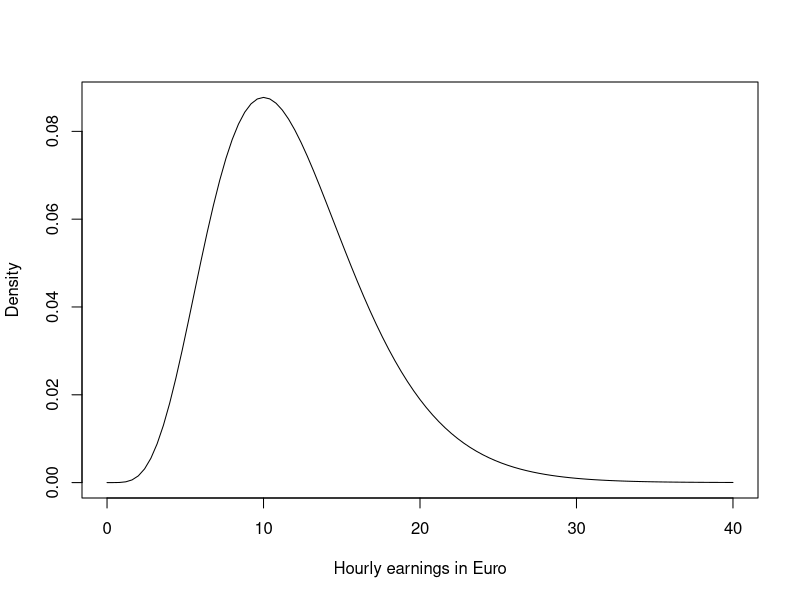
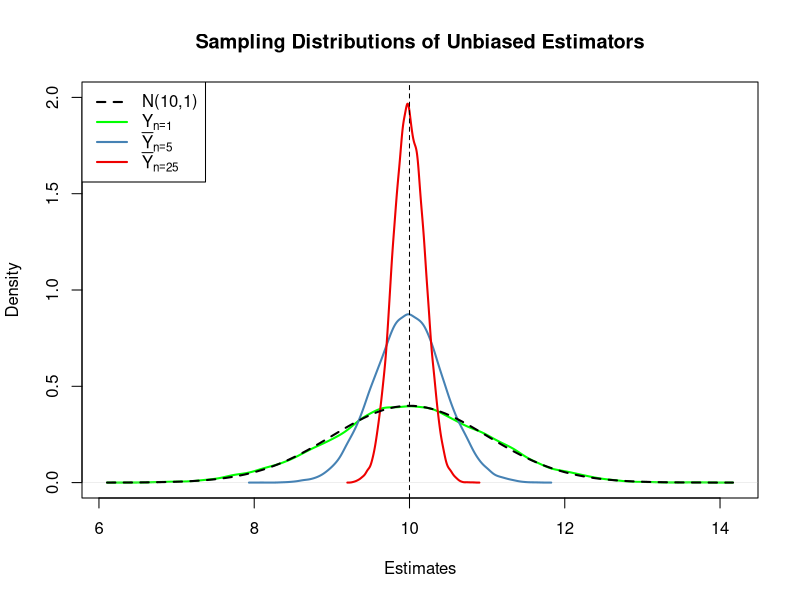
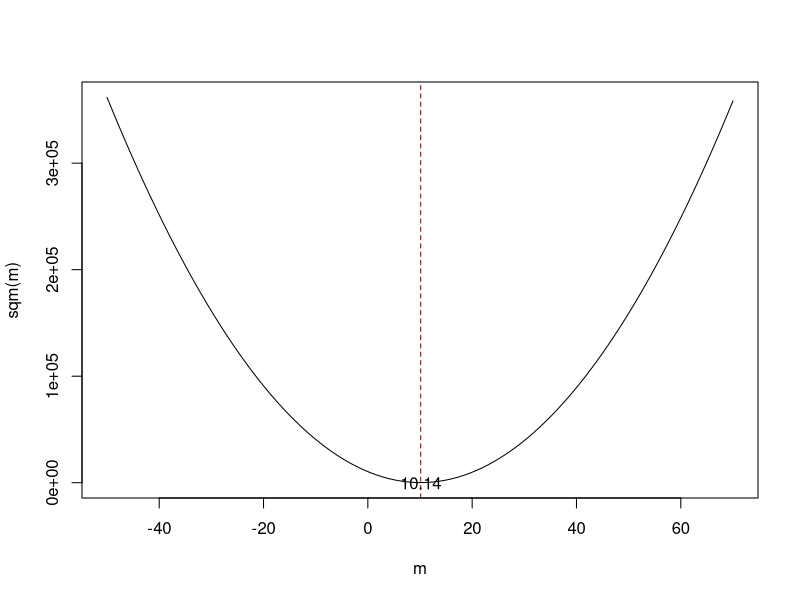
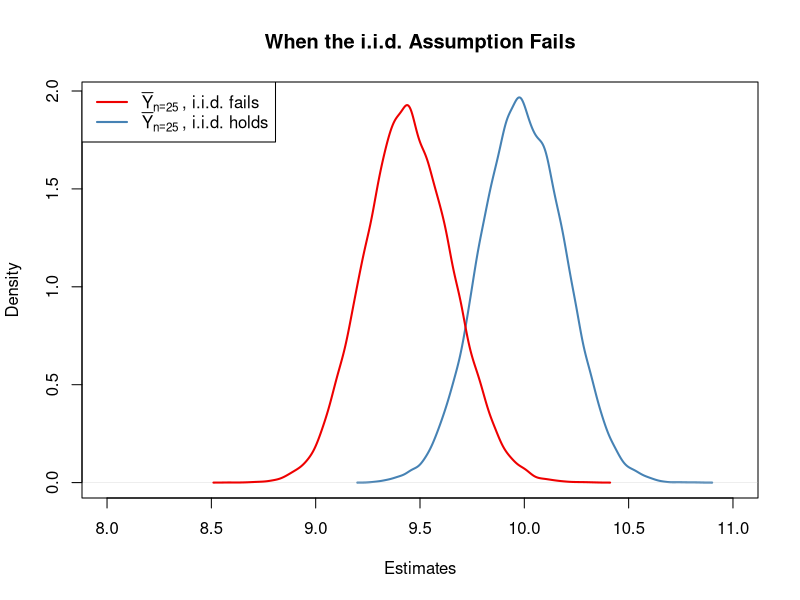
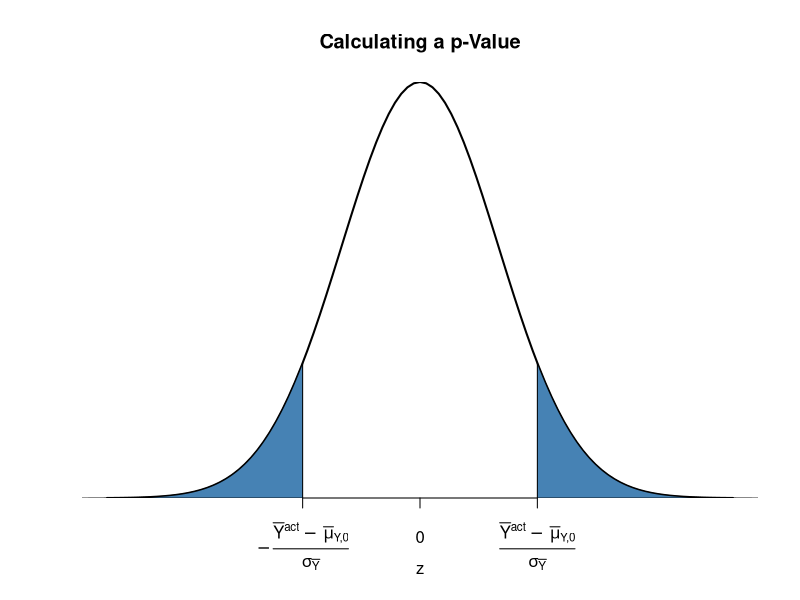
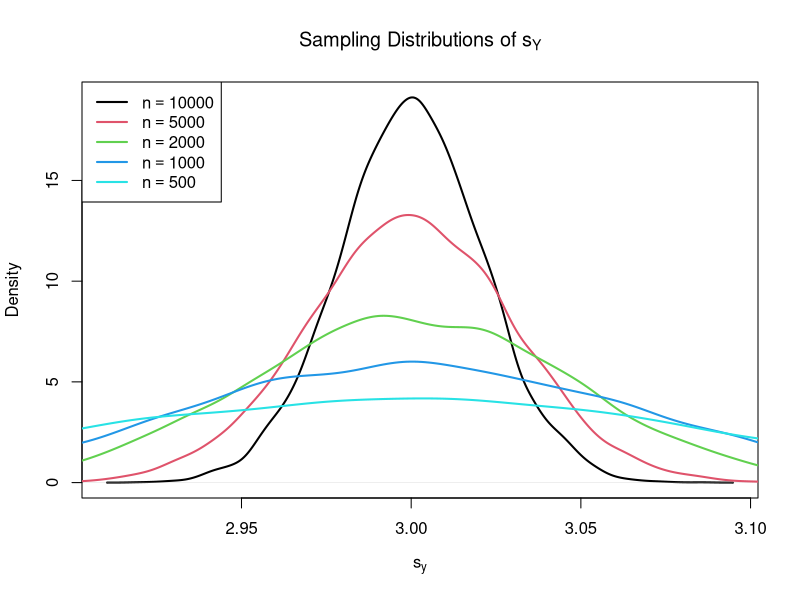
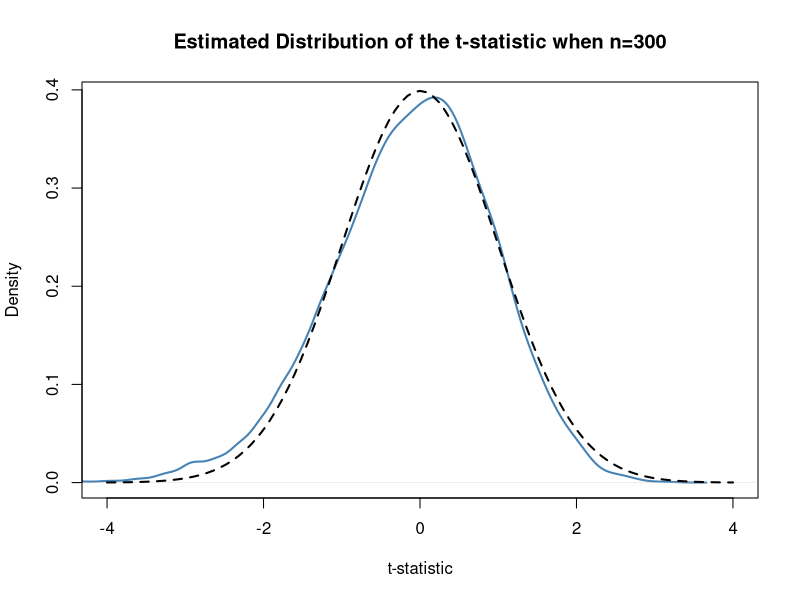
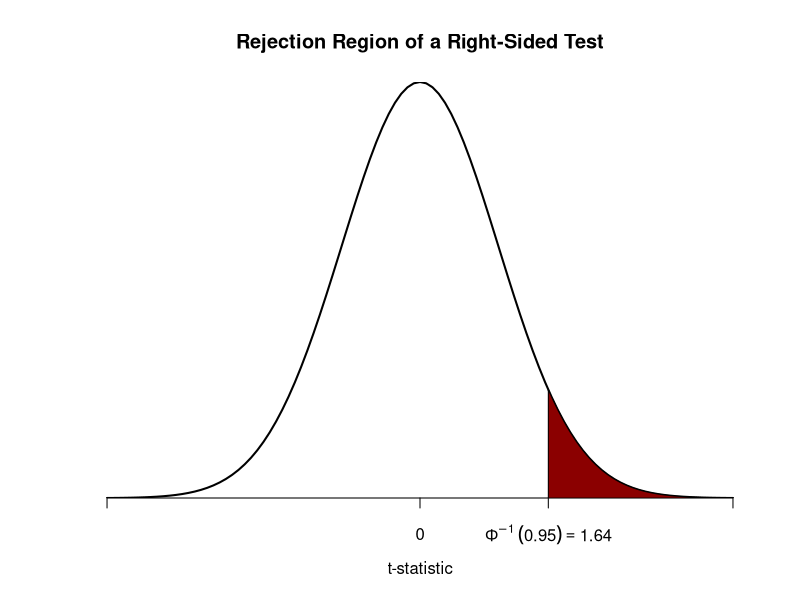

These figures' R source, in order: (Note: this script raises an error after producing the figures.)
## ---- chunk 1
cat('
<div class = "keyconcept" id="KC3.1">
<h3 class = "right"> Key Concept 3.1 </h3>          
<h3 class = "left"> Estimators and Estimates </h3>

*Estimators* are functions of sample data drawn from an unknown population. *Estimates* are numeric values computed by estimators based on the sample data. Estimators are random variables because they are functions of *random* data. Estimates are nonrandom numbers.

</div>
')
## ---- chunk 2
cat('\\begin{keyconcepts}[Estimators and Estimates]{3.1}
\\textit{Estimators} are functions of sample data that are drawn randomly from an unknown population. \\textit{Estimates} are numeric values computed by estimators based on the sample data. Estimators are random variables because they are functions of \\textit{random} data. Estimates are nonrandom numbers.
\\end{keyconcepts}')
## ---- chunk 3
# plot the chi_12^2 distribution
curve(dchisq(x, df=12), 
      from = 0, 
      to = 40, 
      ylab = "Density", 
      xlab = "Hourly earnings in Euro")
## ---- chunk 4
# set seed for reproducibility
set.seed(1)

# sample from the chi_12^2 distribution, use only the first observation
rsamp <- rchisq(n = 100, df = 12)
rsamp[1]
## ---- chunk 5
cat('
<div class = "keyconcept" id="KC3.2">
<h3 class = "right"> Key Concept 3.2 </h3>          
<h3 class = "left"> Bias, Consistency and Efficiency </h3>

Desirable characteristics of an estimator include unbiasedness, consistency and efficiency.

**Unbiasedness:**  
If the mean of the sampling distribution of some estimator $\\hat\\mu_Y$ for the population mean $\\mu_Y$ equals $\\mu_Y$,
$$ E(\\hat\\mu_Y) = \\mu_Y, $$
the estimator is unbiased for $\\mu_Y$. The *bias* of $\\hat\\mu_Y$ then is $0$:

$$ E(\\hat\\mu_Y) - \\mu_Y = 0. $$

**Consistency:**

We want the uncertainty of the estimator $\\mu_Y$ to decrease as the number of observations in the sample grows. More precisely, we want the probability that the estimate $\\hat\\mu_Y$ falls within a small interval around the true value $\\mu_Y$ to get increasingly closer to $1$ as $n$ grows. We write this as

$$ \\hat\\mu_Y \\xrightarrow{p} \\mu_Y  $$

**Variance and efficiency:**

We want the estimator to be efficient. Suppose we have two estimators, $\\hat\\mu_Y$ and $\\overset{\\sim}{\\mu}_Y$ and for some given sample size $n$ it holds that

$$ E(\\hat\\mu_Y) = E(\\overset{\\sim}{\\mu}_Y) = \\mu_Y,$$
but
$$\\text{Var}(\\hat\\mu_Y) < \\text{Var}(\\overset{\\sim}{\\mu}_Y).$$

We then prefer to use $\\hat\\mu_Y$ as it has a lower variance than $\\overset{\\sim}{\\mu}_Y$, meaning that $\\hat\\mu_Y$ is more *efficient* in using the information provided by the observations in the sample.

</div>
')
## ---- chunk 6
cat('\\begin{keyconcepts}[Bias\\comma Consistency and Efficiency]{3.2}
Desirable characteristics of an estimator include unbiasedness, consistency and efficiency.\\newline

\\textbf{Unbiasedness:}

If the mean of the sampling distribution of some estimator $\\hat\\mu_Y$ for the population mean $\\mu_Y$ equals $\\mu_Y$,
$$ E(\\hat\\mu_Y) = \\mu_Ym, $$
the estimator is unbiased for $\\mu_Y$. The \\textit{bias} of $\\hat\\mu_Y$ then is $0$:

$$ E(\\hat\\mu_Y) - \\mu_Y = 0.$$

\\textbf{Consistency:}

We want the uncertainty of the estimator $\\mu_Y$ to decrease as the number of observations in the sample grows. More precisely, we want the probability that the estimate $\\hat\\mu_Y$ falls within a small interval around the true value $\\mu_Y$ to get increasingly closer to $1$ as $n$ grows. We write this as

$$ \\hat\\mu_Y \\xrightarrow{p} \\mu_Y. $$

\\textbf{Variance and efficiency:}

We want the estimator to be efficient. Suppose we have two estimators, $\\hat\\mu_Y$ and $\\overset{\\sim}{\\mu}_Y$ and for some given sample size $n$ it holds that

$$ E(\\hat\\mu_Y) = E(\\overset{\\sim}{\\mu}_Y) = \\mu_Y ,$$
but
$$\\text{Var}(\\hat\\mu_Y) < \\text{Var}(\\overset{\\sim}{\\mu}_Y).$$

We then prefer to use $\\hat\\mu_Y$ as it has a lower variance than $\\overset{\\sim}{\\mu}_Y$, meaning that $\\hat\\mu_Y$ is more \\textit{efficient} in using the information provided by the observations in the sample.
\\end{keyconcepts}')
## ---- chunk 7
# generate a fictious population
pop <- rnorm(10000, 10, 1)

# sample from the population and estimate the mean
est1 <- replicate(expr = mean(sample(x = pop, size = 5)), n = 25000)

est2 <- replicate(expr = mean(sample(x = pop, size = 25)), n = 25000)

fo <- replicate(expr = sample(x = pop, size = 5)[1], n = 25000)
## ---- chunk 8
# check if object type is vector
is.vector(est1)
is.vector(est2)

# check length
length(est1)
length(est2)
## ---- chunk 9
# plot density estimate Y_1
plot(density(fo), 
      col = "green", 
      lwd = 2,
      ylim = c(0, 2),
      xlab = "Estimates",
      main = "Sampling Distributions of Unbiased Estimators")

# add density estimate for the distribution of the sample mean with n=5 to the plot
lines(density(est1), 
     col = "steelblue", 
     lwd = 2, 
     bty = "l")

# add density estimate for the distribution of the sample mean with n=25 to the plot
lines(density(est2), 
      col = "red2", 
      lwd = 2)

# add a vertical line at the true parameter
abline(v = 10, lty = 2)

# add N(10,1) density to the plot
curve(dnorm(x, mean = 10), 
     lwd = 2,
     lty = 2,
     add = T)

# add a legend
legend("topleft",
       legend = c("N(10,1)",
                  expression(Y[n == 1]),
                  expression(bar(Y)[n == 5]),
                  expression(bar(Y)[n == 25])
                  ), 
       lty = c(2, 1, 1, 1), 
       col = c("black","green", "steelblue", "red2"),
       lwd = 2)
## ---- chunk 10
# define the function and vectorize it
sqm <- function(m) {
 sum((y-m)^2)
}
sqm <- Vectorize(sqm)

# draw random sample and compute the mean
y <- rnorm(100, 10, 1)
mean(y)
## ---- chunk 11
# plot the objective function
curve(sqm(x), 
      from = -50, 
      to = 70,
      xlab = "m",
      ylab = "sqm(m)")

# add vertical line at mean(y)
abline(v = mean(y), 
       lty = 2, 
       col = "darkred")

# add annotation at mean(y)
text(x = mean(y), 
     y = 0, 
     labels = paste(round(mean(y), 2)))
## ---- chunk 12
# compute the population mean of pop
mean(pop)
## ---- chunk 13
# simulate outcomes for the sample mean when the i.i.d. assumption fails
est3 <-  replicate(n = 25000, 
                   expr = mean(sample(x = sort(pop), 
                                      size = 25, 
                                      prob = c(rep(4, 2500), rep(1, 7500)))))

# compute the sample mean of the outcomes
mean(est3)
## ---- chunk 14
# sampling distribution of sample mean, i.i.d. holds, n=25
plot(density(est2), 
      col = "steelblue",
      lwd = 2,
      xlim = c(8, 11),
      xlab = "Estimates",
      main = "When the i.i.d. Assumption Fails")

# sampling distribution of sample mean, i.i.d. fails, n=25
lines(density(est3),
      col = "red2",
      lwd = 2)

# add a legend
legend("topleft",
       legend = c(expression(bar(Y)[n == 25]~", i.i.d. fails"),
                  expression(bar(Y)[n == 25]~", i.i.d. holds")
                  ), 
       lty = c(1, 1), 
       col = c("red2", "steelblue"),
       lwd = 2)
## ---- chunk 15
# plot the standard normal density on the interval [-4,4]
curve(dnorm(x),
      xlim = c(-4, 4),
      main = "Calculating a p-Value",
      yaxs = "i",
      xlab = "z",
      ylab = "",
      lwd = 2,
      axes = "F")

# add x-axis
axis(1, 
     at = c(-1.5, 0, 1.5), 
     padj = 0.75,
     labels = c(expression(-frac(bar(Y)^"act"~-~bar(mu)["Y,0"], sigma[bar(Y)])),
                0,
                expression(frac(bar(Y)^"act"~-~bar(mu)["Y,0"], sigma[bar(Y)]))))

# shade p-value/2 region in left tail
polygon(x = c(-6, seq(-6, -1.5, 0.01), -1.5),
        y = c(0, dnorm(seq(-6, -1.5, 0.01)),0), 
        col = "steelblue")

# shade p-value/2 region in right tail
polygon(x = c(1.5, seq(1.5, 6, 0.01), 6),
        y = c(0, dnorm(seq(1.5, 6, 0.01)), 0), 
        col = "steelblue")
## ---- chunk 16
# vector of sample sizes
n <- c(10000, 5000, 2000, 1000, 500)

# sample observations, estimate using 'sd()' and plot the estimated distributions
sq_y <- replicate(n = 10000, expr = sd(rnorm(n[1], 10, 3)))
plot(density(sq_y),
     main = expression("Sampling Distributions of" ~ s[Y]),
     xlab = expression(s[y]),
     lwd = 2)

for (i in 2:length(n)) {
  sq_y <- replicate(n = 10000, expr = sd(rnorm(n[i], 10, 3)))
  lines(density(sq_y), 
        col = i, 
        lwd = 2)
}

# add a legend
legend("topleft",
       legend = c(expression(n == 10000),
                  expression(n == 5000),
                  expression(n == 2000),
                  expression(n == 1000),
                  expression(n == 500)), 
       col = 1:5,
       lwd = 2)
## ---- chunk 17
cat('
<div class = "keyconcept" id="KC3.4">
<h3 class = "right"> Key Concept 3.4 </h3>          
<h3 class = "left"> The Standard Error of $\\overline{Y}$ </h3>

Take an i.i.d. sample $Y_1, \\dots, Y_n$. The mean of $Y$ is consistently estimated by $\\overline{Y}$, the sample mean of the $Y_i$. Since $\\overline{Y}$ is a random variable, it has a sampling distribution with variance $\\frac{\\sigma_Y^2}{n}$.

The standard error of $\\overline{Y}$, denoted $SE(\\overline{Y})$ is an estimator of the standard deviation of $\\overline{Y}$:

$$ SE(\\overline{Y}) = \\hat\\sigma_{\\overline{Y}} = \\frac{s_Y}{\\sqrt{n}}. $$

The caret (^) over $\\sigma$ indicates that $\\hat\\sigma_{\\overline{Y}}$ is an estimator for $\\sigma_{\\overline{Y}}$. 
</div>
')
## ---- chunk 18
cat('\\begin{keyconcepts}[The Standard Error of $\\overline{Y}$]{3.4}
Take an i.i.d. sample $Y_1, \\dots, Y_n$. The mean of $Y$ is consistently estimated by $\\overline{Y}$, the sample mean of the $Y_i$. Since $\\overline{Y}$ is a random variable, it has a sampling distribution with variance $\\frac{\\sigma_Y^2}{n}$.

The standard error of $\\overline{Y}$, denoted $SE(\\overline{Y})$ is an estimator of the standard deviation of $\\overline{Y}$:

$$ SE(\\overline{Y}) = \\hat\\sigma_{\\overline{Y}} = \\frac{s_Y}{\\sqrt{n}}. $$

The caret (\\string^) over $\\sigma$ indicates that $\\hat\\sigma_{\\overline{Y}}$ is an estimator for $\\sigma_{\\overline{Y}}$. 
\\end{keyconcepts}
')
## ---- chunk 19
# draw 10000 samples of size 100 and estimate the mean of Y and
# estimate the standard error of the sample mean

mean_estimates <- numeric(10000)
se_estimates <- numeric(10000)

for (i in 1:10000) {
  
  s <- sample(0:1, 
              size = 100,  
              prob = c(0.9, 0.1),
              replace = T)
  
  mean_estimates[i] <- mean(s)
  se_estimates[i] <- sqrt(mean(s) * (1 - mean(s)) / 100)

}

mean(mean_estimates)
mean(se_estimates)
## ---- chunk 20
# sample and estimate, compute standard error
samplemean_act <- mean(
  sample(0:1, 
         prob = c(0.9, 0.1), 
         replace = T, 
         size = 100))

SE_samplemean <- sqrt(samplemean_act * (1 - samplemean_act) / 100)

# null hypothesis
mean_h0 <- 0.1

# compute the p-value
pvalue <- 2 * pnorm(- abs(samplemean_act - mean_h0) / SE_samplemean)
pvalue
## ---- chunk 21
# compute a t-statistic for the sample mean
tstatistic <- (samplemean_act - mean_h0) / SE_samplemean
tstatistic
## ---- chunk 22
# prepare empty vector for t-statistics
tstatistics <- numeric(10000)

# set sample size
n <- 300

# simulate 10000 t-statistics
for (i in 1:10000) {
  
  s <- sample(0:1, 
              size = n,  
              prob = c(0.9, 0.1),
              replace = T)
  
  tstatistics[i] <- (mean(s)-0.1)/sqrt(var(s)/n)
  
}
## ---- chunk 23
# plot density and compare to N(0,1) density
plot(density(tstatistics),
     xlab = "t-statistic",
     main = "Estimated Distribution of the t-statistic when n=300",
     lwd = 2,
     xlim = c(-4, 4),
     col = "steelblue")

# N(0,1) density (dashed)
curve(dnorm(x), 
      add = T, 
      lty = 2, 
      lwd = 2)
## ---- chunk 24
cat('
<div class = "keyconcept" id="KC3.5">
<h3 class = "right"> Key Concept 3.5 </h3>          
<h3 class = "left"> The Terminology of Hypothesis Testing </h3>

In hypothesis testing, two types of mistakes are possible:

1. The null hypothesis *is* rejected although it is true (type-I-error)  

2. The null hypothesis *is not* rejected although it is false (type-II-error) 

The **significance level** of the test is the probability to commit a type-I-error we are willing to accept in advance. E.g., using a prespecified significance level of $0.05$, we reject the null hypothesis if and only if the $p$-value is less than $0.05$. The significance level is chosen before the test is conducted.

An equivalent procedure is to reject the null hypothesis if the observed test statistic is, in absolute value terms, larger than the **critical value** of the test statistic. The critical value is determined by the significance level chosen and defines two disjoint sets of values which are called **acceptance region** and **rejection region**. The acceptance region contains all values of the test statistic for which the test does not reject while the rejection region contains all the values for which the test does reject.

The **$p$-value** is the probability that, in repeated sampling under the same conditions a test statistic is observed that provides just as much evidence against the null hypothesis as the test statistic actually observed.

The actual probability that the test rejects the true null hypothesis is called the **size of the test**. In an ideal setting, the size does equal the significance level.

The probability that the test correctly rejects a false null hypothesis is called **power**. 

</div>
')
## ---- chunk 25
cat('\\begin{keyconcepts}[The Terminology of Hypothesis Testing]{3.5}
In hypothesis testing, two types of mistakes are possible:\\newline

\\begin{enumerate}
\\item The null hypothesis \\textit{is} rejected although it is true (type-I-error)  
\\item The null hypothesis \\textit{is not} rejected although it is false (type-II-error) 
\\end{enumerate}\\vspace{0.5cm}

The \\textit{significance level} of the test is the probability to commit a type-I-error we are willing to accept in advance. E.g., using a prespecified significance level of $0.05$, we reject the null hypothesis if and only if the $p$-value is less than $0.05$. The significance level is chosen before the test is conducted.\\newline

An equivalent procedure is to reject the null hypothesis if the observed test statistic is, in absolute value terms, larger than the \\textit{critical value} of the test statistic. The critical value is determined by the significance level chosen and defines two disjoint sets of values which are called \\textit{acceptance region} and \\textit{rejection region}. The acceptance region contains all values of the test statistic for which the test does not reject while the rejection region contains all the values for which the test does reject.\\newline

The \\textit{$p$-value} is the probability that, in repeated sampling under the same conditions, a test statistic is observed that provides just as much evidence against the null hypothesis as the test statistic actually observed.\\newline

The actual probability that the test rejects the true null hypothesis is called the \\textit{size of the test}. In an ideal setting, the size equals the significance level.\\newline

The probability that the test correctly rejects a false null hypothesis is called \\textit{power}. 
\\end{keyconcepts}
')
## ---- chunk 26
# check whether p-value < 0.05
pvalue < 0.05
## ---- chunk 27
# check the critical value
qnorm(p = 0.975)

# check whether the null is rejected using the t-statistic computed further above
abs(tstatistic) > 1.96
## ---- chunk 28
cat('
<div class = "keyconcept" id="KC3.6">
<h3 class = "right"> Key Concept 3.6 </h3>          
<h3 class = "left"> Testing the Hypothesis $E(Y) = \\mu_{Y,0}$ Against the Alternative $E(Y) \\neq \\mu_{Y,0}$ </h3>

1. Estimate $\\mu_{Y}$ using $\\overline{Y}$ and compute the standard error of $\\overline{Y}$, $SE(\\overline{Y})$.

2. Compute the $t$-statistic.

3. Compute the $p$-value and reject the null hypothesis at the $5\\%$ level of significance if the $p$-value is smaller than $0.05$ or, equivalently, if
$$ \\left\\lvert t^{act} \\right\\rvert > 1.96. $$
</div>

')
## ---- chunk 29
cat('\\begin{keyconcepts}[Testing the Hypothesis $E(Y) = \\mu_{Y,0}$ Against the Alternative $E(Y) \\neq \\mu_{Y,0}$]{3.6}
\\begin{enumerate}
\\item Estimate $\\mu_{Y}$ using $\\overline{Y}$ and compute the standard error of $\\overline{Y}$, $SE(\\overline{Y})$.
\\item Compute the $t$-statistic.
\\item Compute the $p$-value and reject the null hypothesis at the $5\\%$ level of significance if the $p$-value is smaller than $0.05$ or, equivalently, if $$\\left\\lvert t^{act} \\right\\rvert > 1.96.$$
\\end{enumerate}
\\end{keyconcepts}
')
## ---- chunk 30
# plot the standard normal density on the domain [-4,4]
curve(dnorm(x),
      xlim = c(-4, 4),
      main = "Rejection Region of a Right-Sided Test",
      yaxs = "i",
      xlab = "t-statistic",
      ylab = "",
      lwd = 2,
      axes = "F")

# add the x-axis
axis(1, 
     at = c(-4, 0, 1.64, 4), 
     padj = 0.5,
     labels = c("", 0, expression(Phi^-1~(.95)==1.64), ""))

# shade the rejection region in the left tail
polygon(x = c(1.64, seq(1.64, 4, 0.01), 4),
        y = c(0, dnorm(seq(1.64, 4, 0.01)), 0), 
        col = "darkred")
## ---- chunk 31
# plot the the standard normal density on the domain [-4,4]
curve(dnorm(x),
      xlim = c(-4, 4),
      main = "Rejection Region of a Left-Sided Test",
      yaxs = "i",
      xlab = "t-statistic",
      ylab = "",
      lwd = 2,
      axes = "F")

# add x-axis
axis(1, 
     at = c(-4, 0, -1.64, 4), 
     padj = 0.5,
     labels = c("", 0, expression(Phi^-1~(.05)==-1.64), ""))

# shade rejection region in right tail
polygon(x = c(-4, seq(-4, -1.64, 0.01), -1.64),
        y = c(0, dnorm(seq(-4, -1.64, 0.01)), 0), 
        col = "darkred")
## ---- chunk 32
cat('
<div class = "keyconcept" id="KC3.7">
<h3 class = "right"> Key Concept 3.7 </h3>          
<h3 class = "left"> Confidence Intervals for the Population Mean </h3>

A $95\\%$ confidence interval for $\\mu_Y$ is a random variable that contains the true $\\mu_Y$ in $95\\%$ of all possible random samples. When $n$ is large we can use the normal approximation. Then, $99\\%$, $95\\%$, $90\\%$ confidence intervals are

\\begin{align}
&99\\%\\text{ confidence interval for } \\mu_Y = \\left[ \\overline{Y} \\pm 2.58 \\times SE(\\overline{Y}) \\right], \\\\
&95\\%\\text{ confidence interval for } \\mu_Y = \\left[\\overline{Y} \\pm 1.96 \\times SE(\\overline{Y}) \\right], \\\\
&90\\%\\text{ confidence interval for } \\mu_Y = \\left[ \\overline{Y} \\pm 1.64 \\times SE(\\overline{Y}) \\right].
\\end{align}

These confidence intervals are sets of null hypotheses we cannot reject in a two-sided hypothesis test at the given level of confidence.

Now consider the following statements.

1. In repeated sampling, the interval
$$ \\left[ \\overline{Y} \\pm 1.96 \\times SE(\\overline{Y}) \\right] $$
covers the true value of $\\mu_Y$ with a probability of $95\\%$.

2. We have computed $\\overline{Y} = 5.1$ and $SE(\\overline{Y})=2.5$ so the interval
$$ \\left[ 5.1  \\pm 1.96 \\times 2.5 \\right] = \\left[0.2,10\\right] $$ covers the true value of $\\mu_Y$ with a probability of $95\\%$.

While 1. is right (this is in line with the definition above), 2. is wrong and none of your lecturers wants to read such a sentence in a term paper, written exam or similar, believe us.
The difference is that, while 1. is the definition of a random variable, 2. is one possible *outcome* of this random variable so there is no meaning in making any probabilistic statement about it. Either the computed interval does cover $\\mu_Y$ *or* it does not!

</div>
')
## ---- chunk 33
cat('\\begin{keyconcepts}[Confidence Intervals for the Population Mean]{3.7}
A $95\\%$ confidence interval for $\\mu_Y$ is a \\texttt{random variable} that contains the true $\\mu_Y$ in $95\\%$ of all possible random samples. When $n$ is large we can use the normal approximation. Then, $99\\%$, $95\\%$, $90\\%$ confidence intervals are

\\begin{align}
&99\\%\\text{ confidence interval for } \\mu_Y = \\left[ \\overline{Y} \\pm 2.58 \\times SE(\\overline{Y}) \\right], \\\\
&95\\%\\text{ confidence interval for } \\mu_Y = \\left[\\overline{Y} \\pm 1.96 \\times SE(\\overline{Y}) \\right], \\\\
&90\\%\\text{ confidence interval for } \\mu_Y = \\left[ \\overline{Y} \\pm 1.64 \\times SE(\\overline{Y}) \\right].
\\end{align}

These confidence intervals are sets of null hypotheses we cannot reject in a two-sided hypothesis test at the given level of confidence.\\newline

Now consider the following statements.\\newline

\\begin{enumerate}
\\item In repeated sampling, the interval
$$ \\left[ \\overline{Y} \\pm 1.96 \\times SE(\\overline{Y}) \\right] $$
covers the true value of $\\mu_Y$ with a probability of $95\\%$.

\\item We have computed $\\overline{Y} = 5.1$ and $SE(\\overline{Y})=2.5$ so the interval
$$ \\left[5.1  \\pm 1.96 \\times 2.5 \\right] = \\left[0.2,10\\right] $$ covers the true value of $\\mu_Y$ with a probability of $95\\%$.
\\end{enumerate}\\vspace{0.5cm}

While 1. is right (this is in line with the definition above), 2. is wrong and none of your lecturers wants to read such a sentence in a term paper, written exam or similar, believe us.
The difference is that, while 1. is the definition of a random variable, 2. is one possible \\textit{outcome} of this random variable so there is no meaning in making any probabilistic statement about it. Either the computed interval \\textit{does cover} $\\mu_Y$ or it \\textit{does not}!
\\end{keyconcepts}
')
## ---- chunk 34
# set seed
set.seed(1)

# generate some sample data
sampledata <- rnorm(100, 10, 10)

# check the type of the outcome produced by t.test
typeof(t.test(sampledata))

# display the list elements produced by t.test
ls(t.test(sampledata))
## ---- chunk 35
t.test(sampledata)$"conf.int"
## ---- chunk 36
t.test(sampledata)
## ---- chunk 37
# set random seed
set.seed(1)

# draw data from two different populations with equal mean
sample_pop1 <- rnorm(100, 10, 10)
sample_pop2 <- rnorm(100, 10, 20)

# perform a two sample t-test
t.test(sample_pop1, sample_pop2)
## ---- chunk 38
# load the 'readxl' package
library(readxl)
## ---- chunk 39
# import the data into R
cps <- read_excel(path = "data/cps_ch3.xlsx")
## ---- chunk 40
# load the 'dplyr' package
library(dplyr)
## ---- chunk 41
# get an overview of the data structure
head(cps)

# group data by gender and year and compute the mean, standard deviation
# and number of observations for each group
avgs <- cps %>% 
        group_by(a_sex, year) %>% 
        summarise(mean(ahe08), 
                  sd(ahe08), 
                  n())

# print the results to the console
print(avgs)
## ---- chunk 42
# split the dataset by gender
male <- avgs %>% dplyr::filter(a_sex == 1) 

female <- avgs %>% dplyr::filter(a_sex == 2)

# rename columns of both splits
colnames(male)   <- c("Sex", "Year", "Y_bar_m", "s_m", "n_m")
colnames(female) <- c("Sex", "Year", "Y_bar_f", "s_f", "n_f")

# estimate gender gaps
gap <- male$Y_bar_m - female$Y_bar_f

# compute standard errors
gap_se <- sqrt(male$s_m^2 / male$n_m + female$s_f^2 / female$n_f)

#Compute confidence intervals for all dates
gap_ci_l <- gap - 1.96 * gap_se

gap_ci_u <- gap + 1.96 * gap_se

result <- cbind(male[,-1], female[,-(1:2)], gap, gap_se, gap_ci_l, gap_ci_u)

# print the results to the console
print(result, digits = 3)
## ---- chunk 43
# set random seed
set.seed(123)

# generate dataset
X <- runif(n = 100, 
           min = 18, 
           max = 70)

Y <- X + rnorm(n=100, 50, 15)

# plot observations
plot(X, 
     Y, 
     type = "p",
     main = "A Scatterplot of X and Y",
     xlab = "Age",
     ylab = "Earnings",
     col = "steelblue",
     pch = 19)
## ---- chunk 44
# compute sample covariance of X and Y
cov(X, Y)

# compute sample correlation between X and Y
cor(X, Y)

# an equivalent way to compute the sample correlation
cov(X, Y) / (sd(X) * sd(Y))
## ---- chunk 45
library(MASS)

# set random seed
set.seed(1)

# positive correlation (0.81)
example1 <- mvrnorm(100,
                    mu = c(0, 0), 
                    Sigma = matrix(c(2, 2, 2, 3), ncol = 2),
                    empirical = TRUE)

# negative correlation (-0.81)
example2 <- mvrnorm(100,
                    mu = c(0, 0), 
                    Sigma = matrix(c(2, -2, -2, 3), ncol = 2),
                    empirical = TRUE)

# no correlation 
example3 <- mvrnorm(100,
                    mu = c(0, 0), 
                    Sigma = matrix(c(1, 0, 0, 1), ncol = 2),
                    empirical = TRUE)

# no correlation (quadratic relationship)
X <- seq(-3, 3, 0.01)
Y <- - X^2 + rnorm(length(X))

example4 <- cbind(X, Y)

# divide plot area as 2-by-2 array
par(mfrow = c(2, 2))

# plot datasets
plot(example1, col = "steelblue", pch = 20, xlab = "X", ylab = "Y", 
     main = "Correlation = 0.81")

plot(example2, col = "steelblue", pch = 20, xlab = "X", ylab = "Y", 
     main = "Correlation = -0.81")

plot(example3, col = "steelblue", pch = 20, xlab = "X", ylab = "Y", 
     main = "Correlation = 0")

plot(example4, col = "steelblue", pch = 20, xlab = "X", ylab = "Y", 
     main = "Correlation = 0")
## ---- chunk 46
if (my_output=="html") {
  cat('
<div  class = "DCexercise">

#### 1. Biased ... {-}

Consider the following alternative estimator for $\\mu_Y$, the mean of the $Y_i$

$$\\widetilde{Y}=\\frac{1}{n-1}\\sum\\limits_{i=1}^n Y_i$$

In this exercise we will illustrate that this estimator is a biased estimator for $\\mu_Y$.

**Instructions:**

  + Define a function <tt>Y_tilde</tt> that implements the estimator above.
  
  + Randomly draw 5 observations from the $\\mathcal{N}(10, 25)$ distribution and compute an estimate using <tt>Y_tilde()</tt>. Repeat this procedure 10000 times and store the results in <tt>est_biased</tt>. 
  
  + Plot a histogram of <tt>est_biased</tt>.
  
  + Add a red vertical line at $\\mu=10$ using the function <tt>abline()</tt>.
  
<iframe src="DCL/ex3_1.html" frameborder="0" scrolling="no" style="width:100%;height:400px"></iframe>

**Hints:**

  + To compute the sum of a vector you can use <tt>sum()</tt>, to get the length of a vector you can use <tt>length()</tt>.
  
  + Use the function <tt>replicate()</tt> to compute repeatedly estimates of random samples. With the arguments <tt>expr</tt> and <tt>n</tt> you can specify the operation and how often it has to be replicated.
  
  + A histogram can be plotted with the function <tt>hist()</tt>.
  
  + The point on the x-axis as well as the color for the vertical line can be specified via the arguments <tt>v</tt> and <tt>col</tt>.

</div>')
} else {
  cat('\\begin{center}\\textit{This interactive part of the book is only available in the HTML version.}\\end{center}')
}
## ---- chunk 47
if (my_output=="html") {
  cat('
<div  class = "DCexercise">

#### 2. ... but consistent estimator {-}

Consider again the estimator from the previous exercise. It is available in your environment as the function <tt>Y_tilde()</tt>. You are requested to do the same procedure as in the previous exercise. This time, however, increase the number of observations to draw from 5 to 1000. 

What do you notice? What can you say about this estimator?

**Instructions:**

  + Randomly draw 1000 observations from the $\\mathcal{N}(10, 25)$ distribution and compute an estimate of the mean using <tt>Y_tilde()</tt>. Repeat this procedure 10000 times and store the results in <tt>est_consistent</tt>. 
  
  + Plot a histogram of <tt>est_consistent</tt>.
  
  + Add a red vertical line at $\\mu=10$ using the function <tt>abline()</tt>.
  
<iframe src="DCL/ex3_2.html" frameborder="0" scrolling="no" style="width:100%;height:340px"></iframe>

**Hints:**

  + Use the function <tt>replicate()</tt> to compute estimates of repeatedly drawn random samples. Using the arguments <tt>expr</tt> and <tt>n</tt> you may specify the operation and how often it will be replicated.
  
  + A histogram can be plotted with the function <tt>hist()</tt>.
  
  + The position on the x-axis as well as the color for the vertical line can be specified via the arguments <tt>v</tt> and <tt>col</tt>.

</div>')}
## ---- chunk 48
if (my_output=="html") {
  cat('
<div  class = "DCexercise">

#### 3. Efficiency of an Estimator {-}

In this exercise we want to illustrate the result that the sample mean

$$\\hat{\\mu}_Y=\\sum\\limits_{i=1}^{n}a_iY_i$$ with the equal weighting scheme $a_i=\\frac{1}{n}$ for $i=1,...,n$ is the best linear unbiased estimator (BLUE) of $\\mu_Y$. 

As an alternative, consider the estimator

$$\\tilde{\\mu}_Y=\\sum\\limits_{i=1}^{n}b_iY_i$$

where $b_i$ gives the first $\\frac{n}{2}$ observations a higher weighting than the second $\\frac{n}{2}$ observations (we assume that $n$ is even for simplicity). 

The vector of weights <tt>w</tt> has been defined already and is available in your working environment.

**Instructions:**

  + Verify that $\\tilde{\\mu}$ is an unbiased estimator of $\\mu_Y$, the mean of the $Y_i$.
  
  + Implement the alternative estimator of $\\mu_Y$ as a function <tt>mu_tilde()</tt>.

  + Randomly draw 100 observations from the $\\mathcal{N}(5, 100)$ distribution and compute estimates with both estimators. Repeat this procedure 10000 times and store the results in <tt>est_bar</tt> and <tt>est_tilde</tt>.
  
  + Compute the sample variances of <tt>est_bar</tt> and <tt>est_tilde</tt>. What can you say about both estimators?
  
<iframe src="DCL/ex3_3.html" frameborder="0" scrolling="no" style="width:100%;height:420px"></iframe>

**Hints:**

  + In order for $\\tilde{\\mu}$ to be an unbiased estimator all weights have to sum up to 1.
  
  + Use the function <tt>replicate()</tt> to compute estimates of repeatedly drawn samples. With the arguments <tt>expr</tt> and <tt>n</tt> you can specify the operation and how often it is replicated.

  + You may use <tt>var()</tt> the compute the sample variance.

</div>')}
## ---- chunk 49
if (my_output=="html") {
  cat('
<div  class = "DCexercise">

#### 4. Hypothesis Test --- $t$-statistic {-}

Consider the CPS dataset from Chapter \\@ref(aattggoe) again. The dataset <tt>cps</tt> is available in your working environment.

We suppose that the average hourly earnings (in prices of 2012) <tt>ahe12</tt> exceed 23.50 $\\$/h$ and wish to test this hypothesis at a significance level of $\\alpha=0.05$. Please do the following:

**Instructions:**

  + Compute the test statistic by hand and assign it to <tt>tstat</tt>.
  
  + Use <tt>tstat</tt> to accept or reject the null hypothesis. Please do so using the normal approximation. 
  
<iframe src="DCL/ex3_4.html" frameborder="0" scrolling="no" style="width:100%;height:340px"></iframe>

**Hints:**

  + We test $H_0:\\mu_{Y_{ahe}}\\leq 23.5$ vs. $H_1:\\mu_{Y_{ahe}}>23.5$. That is, we conduct a right-sided test.
  
  + The $t$-statistic is defined as $\\frac{\\bar{Y}-\\mu_{Y,0}}{s_{Y}/\\sqrt{n}}$ where $s_Y$ denotes the sample variance.

  + To decide whether the null hypothesis is accepted or rejected you can compare the $t$-statistic with the respective quantile of the standard normal distribution. Use logical operators.

</div>')}
## ---- chunk 50
if (my_output=="html") {
  cat('
<div  class = "DCexercise">

#### 5. Hypothesis Test --- $p$-value {-}

Reconsider the test situation from the previous exercise. The dataset <tt>cps</tt> as well as the vector <tt>tstat</tt> are available in your working environment.

Instead of using the $t$-statistic as decision criterion you may also use the $p$-value. Now please do the following:

**Instructions:**

  + Compute the $p$-value by hand and assign it to <tt>pval</tt>.
  
  + Use <tt>pval</tt> to accept or reject the null hypothesis.
  
<iframe src="DCL/ex3_5.html" frameborder="0" scrolling="no" style="width:100%;height:340px"></iframe>

**Hints:**

  + The $p$-value for a right-sided test can be computed as $p=P(t>t^{act}|H_0)$.
  
  + We reject the null if $p<\\alpha$. Use logical operators to check for this.

</div>')}
## ---- chunk 51
if (my_output=="html") {
  cat('
<div  class = "DCexercise">

#### 6. Hypothesis Test --- One Sample $t$-test {-}

In the last two exercises we discussed two ways of conducting a hypothesis test. These approaches are somewhat cumbersome to apply by hand which is why <tt>R</tt> provides the function <tt>t.test()</tt>. It does most of the work automatically. <tt>t.test()</tt> provides $t$-statistics, $p$-values and even confidence intervals (more on the latter in later exercises). Note that <tt>t.test()</tt> uses the $t$-distribution instead of the normal distribution which becomes important when the sample size is small. 

The dataset <tt>cps</tt> and the variable <tt>pval</tt> from Exercise 3.4 are available in your working environment.

**Instructions:**

  + Conduct the hypothesis test from previous exercises using the function <tt>t.test()</tt>.
  
  + Extract the $t$-statistic and the $p$-value from the list created by <tt>t.test()</tt>. Assign them to the variables <tt>tstat</tt> and <tt>pvalue</tt>.
  
  + Verify that using the normal approximation here is valid as well by computing the difference between both $p$-values.
  
<iframe src="DCL/ex3_6.html" frameborder="0" scrolling="no" style="width:100%;height:340px"></iframe>

**Hints:**

  + The type of the test as well as the null hypothesis can be specified via the arguments <tt>alternative</tt> and <tt>mu</tt>.
  
  + The $t$-statistic and the $p$-value can be obtained via <tt>\\$statistic</tt> and <tt>\\$p.value</tt>, respectively.

</div>')}
## ---- chunk 52
if (my_output=="html") {
  cat('
<div  class = "DCexercise">

#### 7. Hypothesis Test --- Two Sample $t$-test {-}

Consider the annual maximum sea levels at Port Pirie (Southern Australia) and Fremantle (Western Australia) for the last 30 years.

The observations are made available as vectors <tt>portpirie</tt> and <tt>fremantle</tt> in your working environment.

**Instructions:**

  + Test whether there is a significant difference in the annual maximum sea levels at a significance level of $\\alpha=0.05$.

<iframe src="DCL/ex3_7.html" frameborder="0" scrolling="no" style="width:100%;height:340px"></iframe>

**Hints:**

  + We test $H_0:\\mu_{P}-\\mu_{F}=0$ vs. $H_1:\\mu_{P}-\\mu_{F}\\ne 0$. That is, we conduct a two sample $t$-test.
  
  + For a two sample $t$-test the function <tt>t.test()</tt> expects two vectors containing the data.

</div>')}
## ---- chunk 53
if (my_output=="html") {
  cat('
<div  class = "DCexercise">

#### 8. Confidence Interval {-}

Reconsider the test situation concerning the annual maximum sea levels at Port Pirie and Fremantle.

The variables <tt>portpirie</tt> and <tt>fremantle</tt> are again available in your working environment.

**Instructions:**

  + Construct a $95\\%$-confidence interval for the difference in the sea levels using <tt>t.test()</tt>.

<iframe src="DCL/ex3_8.html" frameborder="0" scrolling="no" style="width:100%;height:340px"></iframe>

**Hint:**

  + The function <tt>t.test()</tt> computes a $95\\%$ confidence interval by default. This is accessible via <tt>$conf.int</tt>.

</div>')}
## ---- chunk 54
if (my_output=="html") {
  cat('
<div  class = "DCexercise">

#### 9. (Co)variance and Correlation I {-}

Consider a random sample $(X_i, Y_i)$ for $i=1,...,100$.

The respective vectors <tt>X</tt> and <tt>Y</tt> are available in your working environment.

**Instructions:**

  + Compute the variance of $X$ using the function <tt>cov()</tt>.
  
  + Compute the covariance of $X$ and $Y$.
  
  + Compute the correlation between $X$ and $Y$.

<iframe src="DCL/ex3_9.html" frameborder="0" scrolling="no" style="width:100%;height:340px"></iframe>

**Hints:**

  + The variance is a special case of the covariance.
  
  + <tt>cov()</tt> as well as <tt>cor()</tt> expect a vector for each variable.

</div>')}
## ---- chunk 55
if (my_output=="html") {
  cat('
<div  class = "DCexercise">

#### 10. (Co)variance and Correlation II {-}

In this exercise we want to examine the limitations of the correlation as a dependency measure. 

Once the session has initialized you will see the plot of 100 realizations from two random variables $X$ and $Y$.

The respective observations are available in the vectors <tt>X</tt> and <tt>Y</tt> in your working environment.

**Instructions:**

  + Compute the correlation between $X$ and $Y$. Interpret your result critically.

<iframe src="DCL/ex3_10.html" frameborder="0" scrolling="no" style="width:100%;height:340px"></iframe>

**Hint:**

  + <tt>cor()</tt> expects a vector for each variable.

</div>')}
